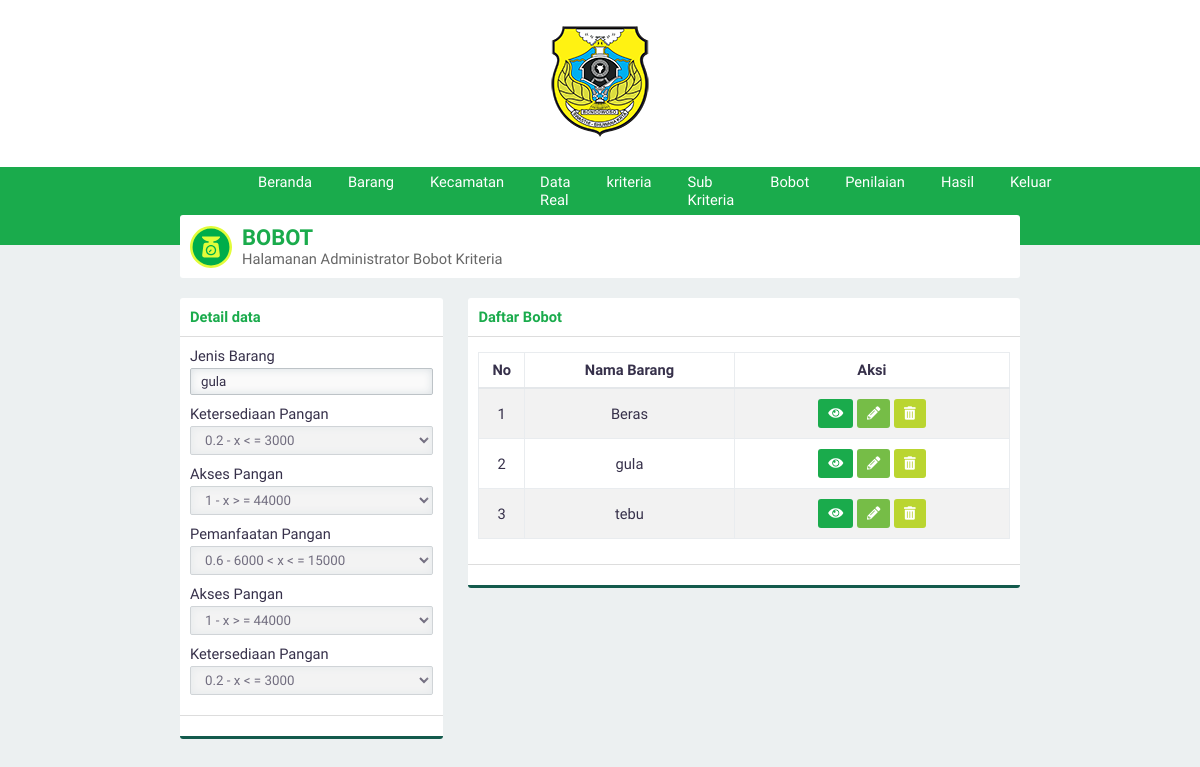
The app's page /?page=bobot&aksi=lihat&id=4 (signed in), older data.
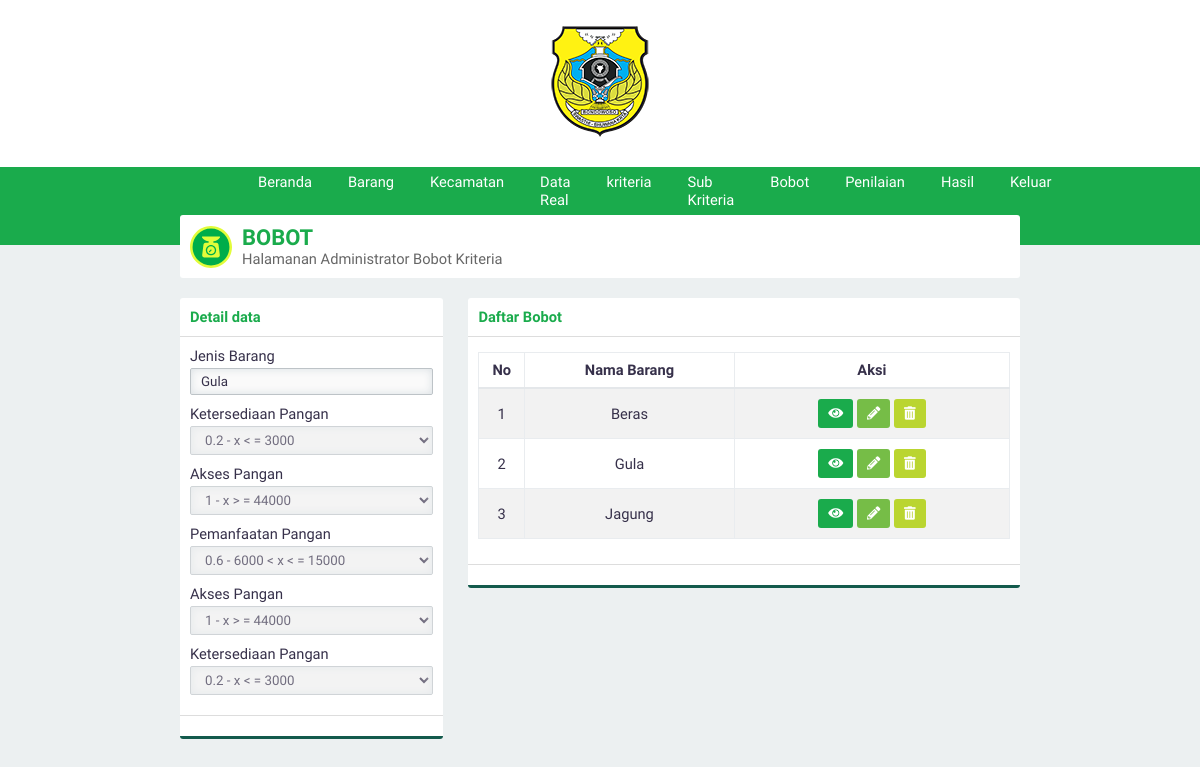
The same page, newer data.
### tables this page shows
CREATE TABLE `jenis_barang` (
  `id_jenisbarang` int(3) NOT NULL,
  `namaBarang` varchar(30) NOT NULL,
  `jumlah` varchar(20) NOT NULL
);

### page/lihatbobot.php (the view, shortened to what the changed rows need)
<?php
$listketersediaan = array(
    array("nama" => "0.2 - x < = 3000", "nilai" => 0.2),
    array("nama" => "0.4 - 3000 < x < = 5000", "nilai" => 0.4),
    array("nama" => "0.6 - 5000 < x < = 10000", "nilai" => 0.6),
    array("nama" => "0.8 - 10000 < x < = 14000", "nilai" => 0.8),
    array("nama" => "1 - x > = 15000", "nilai" => 1),
);
$listakses = array(
    array("nama" => "0.2 - x < = 25000", "nilai" => 0.2),
    array("nama" => "0.4 - 25000 < x < = 35000", "nilai" => 0.4),
    array("nama" => "0.6 - 30000 < x < 35000", "nilai" => 0.6),
    array("nama" => "0.8 - 35000 < x < = 43000", "nilai" => 0.8),
    array("nama" => "1 - x > = 44000", "nilai" => 1),
);
$listpemanfaatan = array(
    array("nama" => "0.2 - x < = 3000", "nilai" => 0.2),
    array("nama" => "0.4 - 3000 < x < = 6000", "nilai" => 0.4),
    array("nama" => "0.6 - 6000 < x < = 15000", "nilai" => 0.6),
    array("nama" => "0.8 - 15000 < x < = 18000", "nilai" => 0.8),
    array("nama" => "1 - x > = 19000", "nilai" => 1),
);
$id = htmlspecialchars(@$_GET['id']);
$querylihat = "SELECT id_jenisbarang,bobot,id_bobotkriteria,kriteria.namaKriteria AS namaKriteria FROM bobot_kriteria INNER JOIN kriteria USING(id_kriteria) WHERE id_jenisbarang='$id'";
?>
<div class="panel-top">
    <b class="text-green">Detail data</b>
</div>
<form>
    <div class="panel-middle">
        <div class="group-input">
            <?php
            $query = "SELECT namaBarang FROM jenis_barang WHERE id_jenisbarang='$id'";
            $execute = $konek->query($query);
            $data = $execute->fetch_array(MYSQLI_ASSOC);
            ?>
            <div class="group-input">
                <label for="jenisbarang">Jenis Barang</label>
                <input class="form-custom" value="<?php echo $data['namaBarang']; ?>" disabled type="text" autocomplete="off" required name="jenisbarang" id="jenisbarang" placeholder="jenisbarang">
            </div>
        </div>
        <?php
        $execute2 = $konek->query($querylihat);
        while ($data = $execute2->fetch_array(MYSQLI_ASSOC)) {
            echo "<div class=\"group-input\">
                    <label for=\"$data[namaKriteria]\">$data[namaKriteria]</label>
                    <input type='hidden' value=\"$data[id_bobotkriteria]\" name=\"id[]\">
                    <select class=\"form-custom\" disabled required name=\"bobot[]\" id=\"$data[namaKriteria]\">";
            if ($data['namaKriteria'] == 'Ketersediaan Pangan') {
                foreach ($listketersediaan as $key) {
                    if ($key['nilai'] == $data['bobot']) {
                        $selected = "selected";
                    } else {
                        $selected = null;
                    }
                    echo "<option $selected value=\"$key[nilai]\">$key[nama]</option>";
                }
            } else if ($data['namaKriteria'] == 'Akses Pangan') {
                foreach ($listakses as $key) {
                    if ($key['nilai'] == $data['bobot']) {
                        $selected = "selected";
                    } else {
                        $selected = null;
                    }
                    echo "<option $selected value=\"$key[nilai]\">$key[nama]</option>";
                }
            } else if ($data['namaKriteria'] == 'Pemanfaatan Pangan') {
                foreach ($listpemanfaatan as $key) {
                    if ($key['nilai'] == $data['bobot']) {
                        $selected = "selected";
                    } else {
                        $selected = null;
                    }
                    echo "<option $selected value=\"$key[nilai]\">$key[nama]</option>";
                }
            }
            echo "</select>
            </div>
                ";
        }
        ?>
    </div>
    <div class="panel-bottom">
    </div>
</form>

### page/bobot.php (shortened to what the changed rows need)
<?php
require './connect.php';
?>
<div class="panel">
    <div class="panel-middle" id="judul">
        <div id="judul-text">
            <h2 class="text-green">BOBOT</h2>
        </div>
    </div>
</div>
<div class="row">
    <div class="col-4">
        <div class="panel">
            <?php
            if (@htmlspecialchars($_GET['aksi'])=='ubah'){
                include 'ubahbobot2.php';
            }elseif (@htmlspecialchars($_GET['aksi'])=='lihat'){
                include 'lihatbobot.php';
            }else{
                include 'tambahbobot2.php';
            }
            ?>
        </div>
    </div>
    <div class="col-8">
        <div class="panel">
            <div class="panel-middle">
                <div class="table-responsive">
                    <table>
                        <thead><tr><th>No</th><th>Nama Barang</th><th>Aksi</th></tr></thead>
                        <?php
                        $query="SELECT bobot_kriteria.id_jenisbarang AS idbarangbobot,jenis_barang.namaBarang AS namaBarang FROM bobot_kriteria INNER JOIN jenis_barang WHERE bobot_kriteria.id_jenisbarang=jenis_barang.id_jenisbarang GROUP BY idbarangbobot ORDER BY idbarangbobot ASC";
                        $execute=$konek->query($query);
                        if ($execute->num_rows > 0){
                            $no=1;
                            while($data=$execute->fetch_array(MYSQLI_ASSOC)){
                                echo"
                                <tr id='data'>
                                    <td>$no</td>
                                    <td>$data[namaBarang]</td>
                                    <td>
                                    <div class='norebuttom'>
                                    <a class=\"btn btn-green\" href='./?page=bobot&aksi=lihat&id=".$data['idbarangbobot']."'><i class='fa fa-eye'></i></a>
                                    <a class=\"btn btn-light-green\" href='./?page=bobot&aksi=ubah&id=".$data['idbarangbobot']."'><i class='fa fa-pencil-alt'></i></a>
                                    <a class=\"btn btn-yellow\" data-a=".$data['namaBarang']." id='hapus' href='./proses/proseshapus.php/?op=bobot&id=".$data['idbarangbobot']."'><i class='fa fa-trash-alt'></i></a></td>
                                </div></tr>";
                                $no++;
                            }
                        }else{
                            echo "<tr><td  class='text-center text-green' colspan='4'><b>Kosong</b></td></tr>";
                        }
                        ?>
                </div>
            </div>
        </div>

Row changes from the older to the newer data that the page shows:
changed jenis_barang: jenisbarang "gula" → "Gula"
Text that changed along with them:
$data[namaBarang]: "gula" → "Gula"
new list line: "3 Jagung"
list line gone: "3 tebu"
